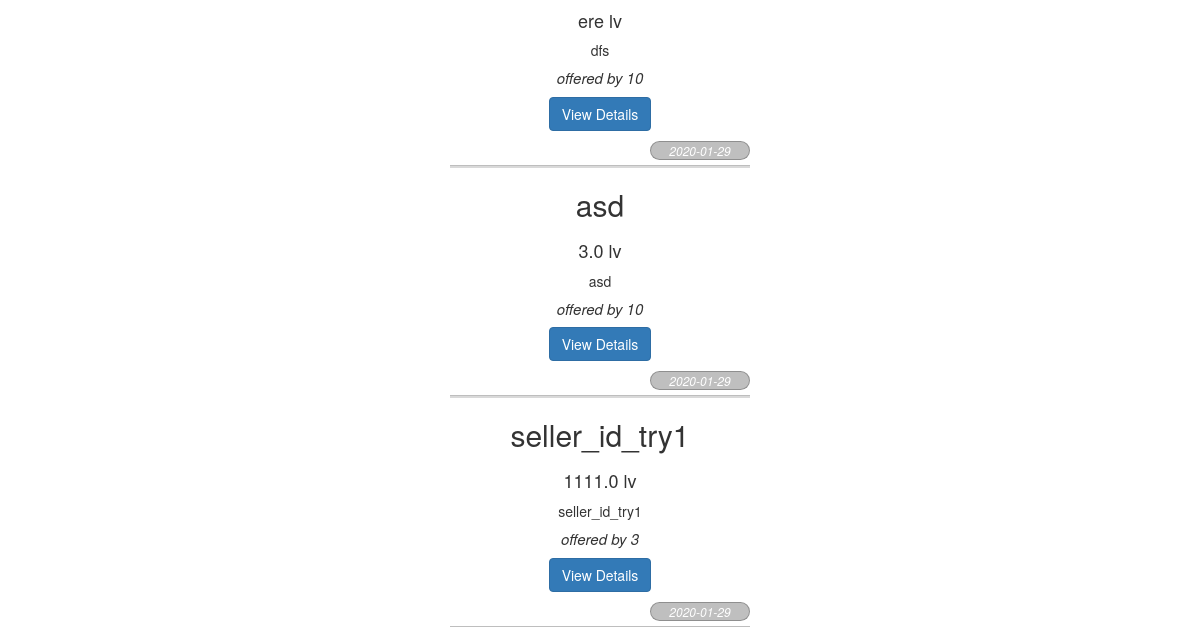
The app's page /ads (lower part), older data.
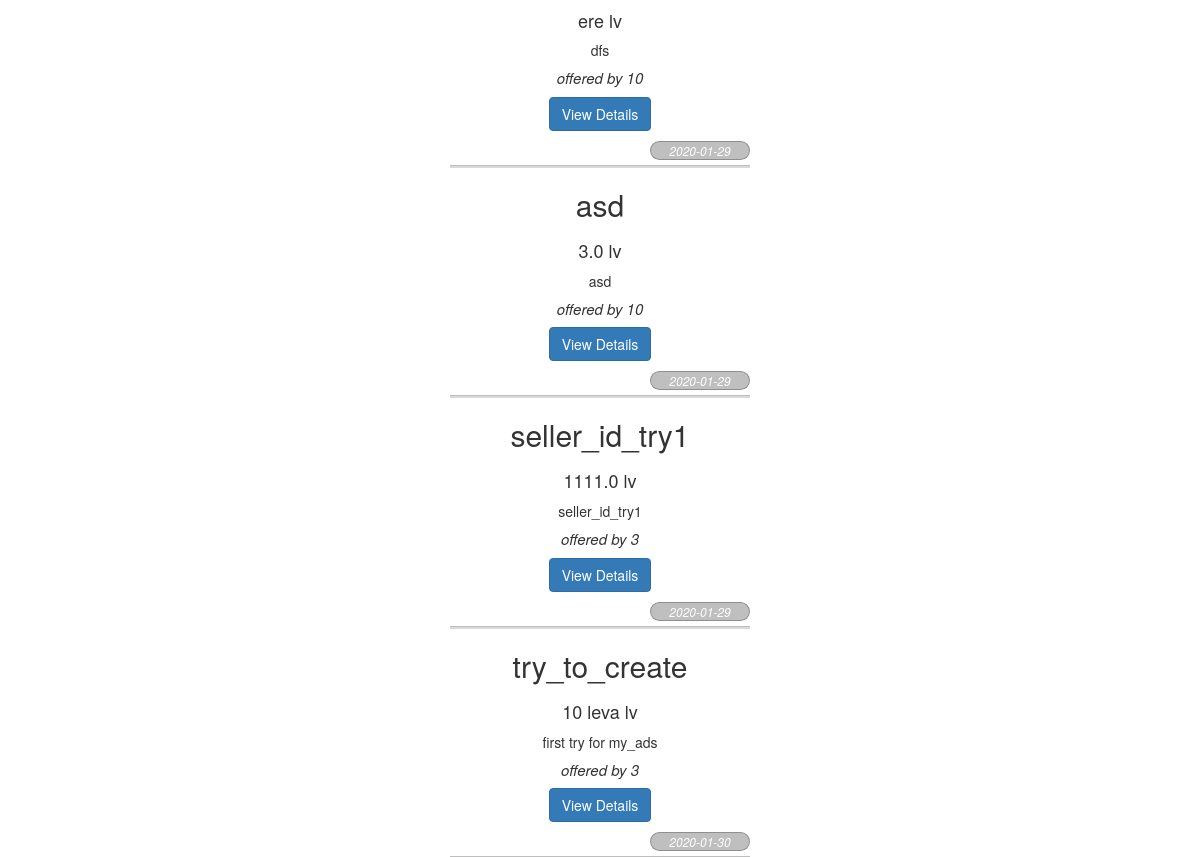
The same page, newer data.
### tables this page shows
CREATE TABLE advertisements
    (
        id INTEGER PRIMARY KEY AUTOINCREMENT,
        seller_id INTEGER NOT NULL,
        name TEXT NOT NULL,
        description TEXT,
        price REAL NOT NULL,
        release_date TEXT NOT NULL,
        is_available INTEGER,
        FOREIGN KEY (seller_id) REFERENCES users(id)
    );

### main.py (the view)
@app.route('/ads')
def ads():
    return render_template('ads.html', advertisements=Advertisement.all())

### advertisement.py (called while the page is built)
    @staticmethod
    def all():
        with DB() as db:
            rows = db.execute('SELECT * FROM advertisements').fetchall()
            return [Advertisement(*row) for row in rows]

### database.py (called while the page is built)
    def __enter__(self):
        self.conn = sqlite3.connect(DB_NAME)
        return self.conn.cursor()

    def __exit__(self, type, value, traceback):
        self.conn.commit()

### templates/ads.html (shortened to what this page needs)
<!DOCTYPE html>
<html lang="en">
<head>
    <link rel="stylesheet" href="https://maxcdn.bootstrapcdn.com/bootstrap/3.4.1/css/bootstrap.min.css">
    <link href= "{{ url_for('static',filename='ads.css') }}" rel= "stylesheet" type= "text/css" >
</head>
<body>
     <div class="ad-list">
       {% for ad in advertisements %}
         <div class="ad-wrapper">
            <div class="ad-header">
              <h2>
                {{ ad.name }}
              </h2>
            </div>
            <div class="ad-body">
              <h4 class="ad-title"> {{ ad.price }} lv</h4>
              <p class="ad-text"> {{ ad.description }} </p>
              <h4 class="ad-seller"> offered by {{ ad.seller_id }} </h4>
              <a  href="#" class="btn btn-primary">View Details</a>
            </div>
              <div class="ad-footer">
                <p class="release">
                  {{ ad.release_date}}
                </p>
              </div>
        </div>
       {% endfor %}
     </div>
</body>
</html>

Row changes from the older to the newer data that the page shows:
added advertisements: name "try_to_create", price "10 leva", description "first try for my_ads", seller_id "3", release_date "2020-01-30"
